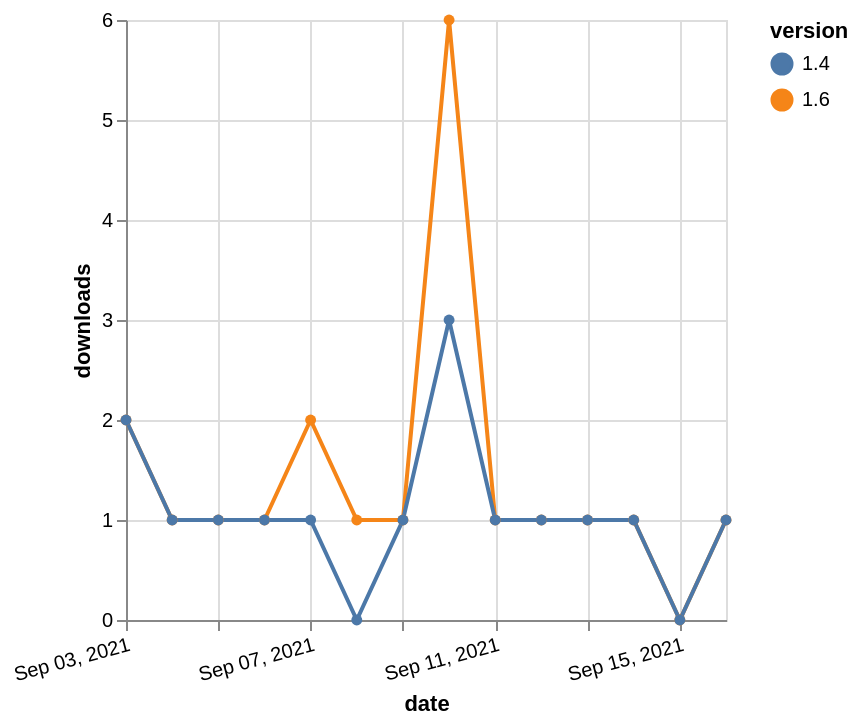

Vega-Lite specification for this chart:
### Vega-Lite specification from a JSON file in a GitHub repository (floating-point values rounded to 4 significant figures)
{"$schema": "https://vega.github.io/schema/vega-lite/v5.json", "description": "A simple bar chart with embedded data.", "data": {"values": [{"date": "2021-09-03", "total": 181, "delta": 2, "version": "1.6"}, {"date": "2021-09-04", "total": 182, "delta": 1, "version": "1.6"}, {"date": "2021-09-05", "total": 183, "delta": 1, "version": "1.6"}, {"date": "2021-09-06", "total": 184, "delta": 1, "version": "1.6"}, {"date": "2021-09-07", "total": 186, "delta": 2, "version": "1.6"}, {"date": "2021-09-08", "total": 187, "delta": 1, "version": "1.6"}, {"date": "2021-09-09", "total": 188, "delta": 1, "version": "1.6"}, {"date": "2021-09-10", "total": 194, "delta": 6, "version": "1.6"}, {"date": "2021-09-11", "total": 195, "delta": 1, "version": "1.6"}, {"date": "2021-09-12", "total": 196, "delta": 1, "version": "1.6"}, {"date": "2021-09-13", "total": 197, "delta": 1, "version": "1.6"}, {"date": "2021-09-14", "total": 198, "delta": 1, "version": "1.6"}, {"date": "2021-09-15", "total": 198, "delta": 0, "version": "1.6"}, {"date": "2021-09-16", "total": 199, "delta": 1, "version": "1.6"}, {"date": "2021-09-03", "total": 259, "delta": 2, "version": "1.4"}, {"date": "2021-09-04", "total": 260, "delta": 1, "version": "1.4"}, {"date": "2021-09-05", "total": 261, "delta": 1, "version": "1.4"}, {"date": "2021-09-06", "total": 262, "delta": 1, "version": "1.4"}, {"date": "2021-09-07", "total": 263, "delta": 1, "version": "1.4"}, {"date": "2021-09-08", "total": 263, "delta": 0, "version": "1.4"}, {"date": "2021-09-09", "total": 264, "delta": 1, "version": "1.4"}, {"date": "2021-09-10", "total": 267, "delta": 3, "version": "1.4"}, {"date": "2021-09-11", "total": 268, "delta": 1, "version": "1.4"}, {"date": "2021-09-12", "total": 269, "delta": 1, "version": "1.4"}, {"date": "2021-09-13", "total": 270, "delta": 1, "version": "1.4"}, {"date": "2021-09-14", "total": 271, "delta": 1, "version": "1.4"}, {"date": "2021-09-15", "total": 271, "delta": 0, "version": "1.4"}, {"date": "2021-09-16", "total": 272, "delta": 1, "version": "1.4"}]}, "width": "container", "mark": {"type": "line", "point": {"filled": true}}, "encoding": {"x": {"field": "date", "type": "temporal", "timeUnit": "yearmonthdate", "title": "date", "axis": {"labelAngle": -15}}, "y": {"field": "delta", "type": "quantitative", "title": "downloads"}, "color": {"field": "version", "type": "nominal"}, "tooltip": {"field": "delta"}}}
